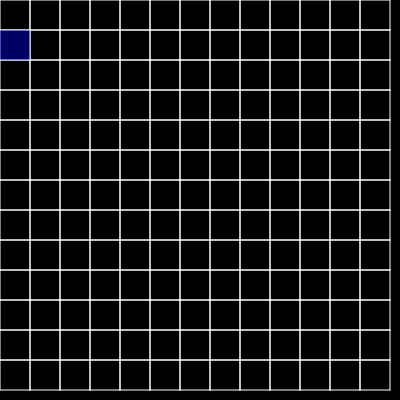
Frame 1 (no input)
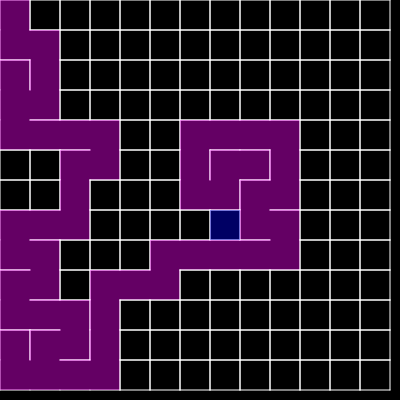
Frame 60 (no input)
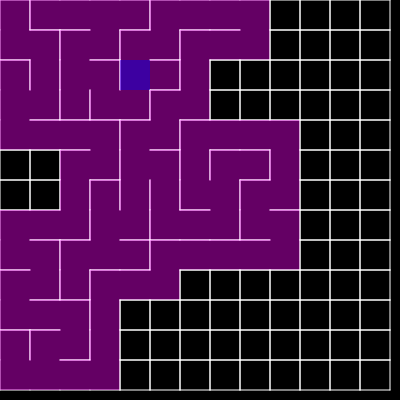
Frame 120 (the mouse pressed at the canvas centre since frame 60)

The p5.js sketch that drew these frames (run headless with seeded random() and noise() and a simulated clock; from frame 60 on, the mouse is pressed at the canvas centre):

// p5.js sketch
// ── sketch.js
// Depth-first search
// Recursive backtracker
// https://en.wikipedia.org/wiki/Maze_generation_algorithm

let cols, rows;
let w = 30;
let grid = [];
let current;
let stack = [];

function setup(){
  createCanvas(400, 400);
  cols = floor(width/w);
  rows = floor(height/w);

  for(let j = 0; j < rows; j++){
    for(let i = 0; i < cols; i++){
      let cell = new Cell(i, j);
      grid.push(cell);
    }
  }
  current = grid[0];
}

function draw(){
  background(0);
  for(let i = 0; i < grid.length; i++){
    grid[i].show();
  }

  current.visited = true;

  // PART 1 - Choose randomly one of the unvisited neighbours
  let next = current.checkNeighbors();
  if(next){
    // PART 2 - Push the current cell to the stack
    stack.push(current);

    // PART 3 - Remove the wall between the current cell and the chosen cell
    removeWalls(current, next);

    // PART 4 - Make the chosen cell the current cell and mark it as visited
    current = next;
    next.visited = true;
  }
  else if (stack.length > 0) {
    current = stack.pop();
  }
  current.highlight();
}

function removeWalls(a, b){
  let x = a.i - b.i;
  let y = a.j - b.j;

  if(x === 1){
    a.walls["left"] = false;
    b.walls["right"] = false;
  }
  else if (x === -1) {
    a.walls["right"] = false;
    b.walls["left"] = false;
  }
  if(y === 1){
    a.walls["top"] = false;
    b.walls["bottom"] = false;
  }
  else if (y === -1) {
    a.walls["bottom"] = false;
    b.walls["top"] = false;
  }
}

// ── cell.js
class Cell {
  constructor(i, j){
    this.i = i;
    this.j = j;
    this.walls = {"top": true, "right": true,
      "bottom": true, "left": true};
    this.visited = false;
  }

  checkNeighbors(){
    let neighbors = [];
    let i = this.i;
    let j = this.j;

    let top = grid[this.index(i, j - 1)];
    let right = grid[this.index(i+1, j)];
    let bottom = grid[this.index(i, j+1)];
    let left = grid[this.index(i-1, j)];

    if(top && !top.visited){
      neighbors.push(top);
    }
    if(right && !right.visited){
      neighbors.push(right);
    }
    if(bottom && !bottom.visited){
      neighbors.push(bottom);
    }
    if(left && !left.visited){
      neighbors.push(left);
    }

    if(neighbors.length > 0){
      let r = floor(random(0, neighbors.length));
      return neighbors[r];
    } else {
      return undefined;
    }
  }

  index(i, j){
    if(i < 0 || j < 0 || i > cols - 1 || j > rows - 1){
      return -1;
    }
    else{
      return i + j * cols;
    }
  }

  show(){
    let x = this.i * w;
    let y = this.j * w;

    stroke(255);
    if(this.walls["top"]){
      line(x, y, x+w, y);
    }
    if(this.walls["right"]){
      line(x+w, y, x+w, y+w);
    }
    if(this.walls["bottom"]){
      line(x+w, y+w, x, y+w);
    }
    if(this.walls["left"]){
      line(x, y+w, x, y);
    }

    if(this.visited){
      noStroke();
      fill(255, 0, 255, 100);
      rect(x, y, w, w);
    }
  }

  highlight(){
    let x = this.i * w;
    let y = this.j * w;
    noStroke();
    fill(0,0,255,100);
    rect(x, y, w, w);
  }
}
